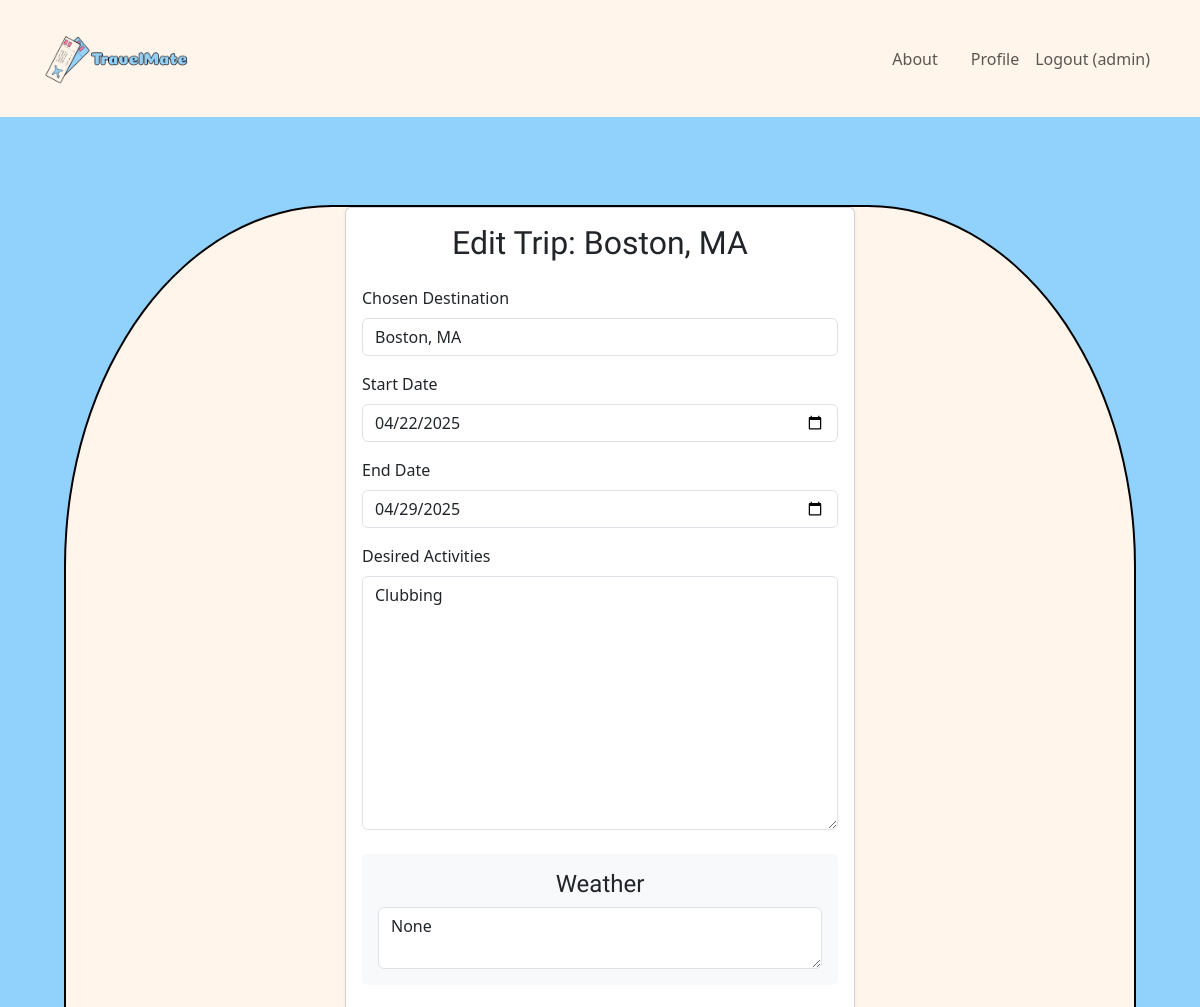
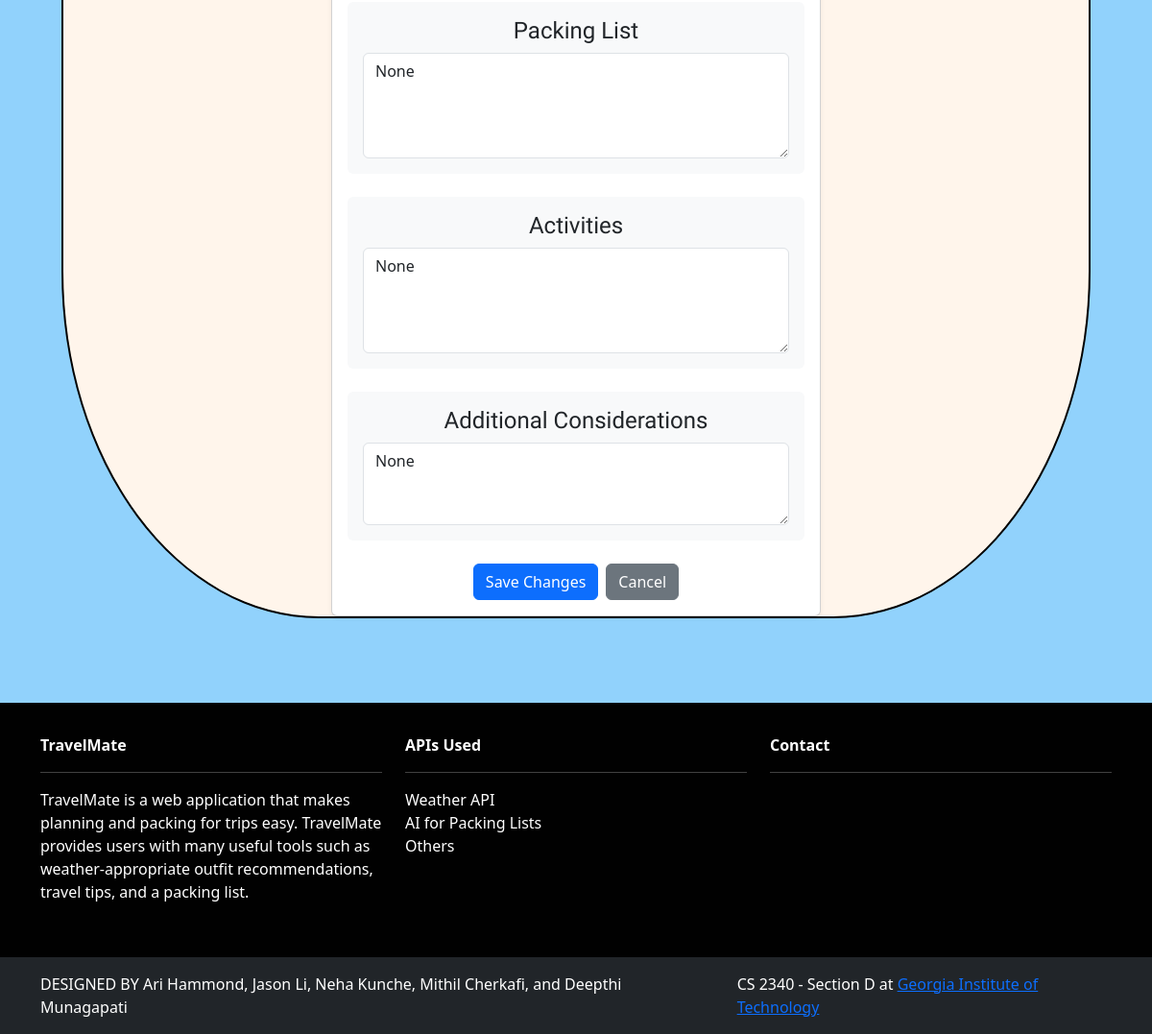
The page /trips/2/edit/ (signed in) on the database its author committed (2 pictures, top to bottom).
### trips/models.py (models this page shows, shortened)
class inputTrip(models.Model):
    created_at = models.DateTimeField(default=timezone.now)
    user = models.ForeignKey(User, null=True, on_delete=models.CASCADE)
    destination = models.CharField("Chosen Destination", max_length=200)
    start_date = models.DateField("Start Date")
    end_date = models.DateField("End Date")
    activities = models.TextField("Desired Activities", max_length=500)
    weather = models.TextField("Weather Info", blank=True, null=True)
    packing_list = models.TextField("Packing List", blank=True, null=True)
    activities_list = models.TextField("Activities List", blank=True, null=True)
    considerations = models.TextField("Additional Considerations", blank=True, null=True)
    class Meta:
        ordering = ['created_at']
        verbose_name = "Trip"
        verbose_name_plural = "Trips"

### trips/views.py (the view)
# urls.py: path('<int:trip_id>/edit/', views.edit_trip, name='edit_trip'),
@login_required
def edit_trip(request, trip_id):
    trip = get_object_or_404(inputTrip, id=trip_id, user=request.user)
    if request.method == 'POST':
        form = TripForm(request.POST, instance=trip)
        if form.is_valid():
            form.save()
            messages.success(request, 'Trip updated successfully!')
            return redirect('trips')  # adjust this to match your trip list url name
    else:
        form = TripForm(instance=trip)
    return render(request, 'trips/edit_trip.html', {'form': form, 'trip': trip})

### trips/forms.py
class TripForm(forms.ModelForm):
    class Meta:
        model = inputTrip
        fields = ['destination', 'start_date', 'end_date', 'activities',
                  'weather', 'packing_list', 'activities_list', 'considerations']
        widgets = {
            'start_date': forms.DateInput(attrs={'type': 'date'}),
            'end_date': forms.DateInput(attrs={'type': 'date'}),
        }

### trips/templatetags/form_tags.py (called while the page is built)
@register.filter(name='add_class')
def add_class(value, css_class):
    return value.as_widget(attrs={'class': css_class})

### trips/templates/trips/edit_trip.html (shortened to what this page needs)
{% extends 'base.html' %}
{% load static %}
{% load form_tags %}
{% block content %}
<div class="p-5 m-3">
    <div class="container">
        <div class="row justify-content-center my-4" id="edit-trip">
            <div class="col-md-6">
                <div class="card shadow-sm">
                    <div class="card-body">
                        <h2 class="card-title text-center coiny-regular mb-4">Edit Trip: {{ trip.destination }}</h2>
                        <form method="post">
                            <div class="mb-3">
                                <label for="id_destination" class="form-label">Chosen Destination</label>
                                {{ form.destination|add_class:"form-control" }}
                            </div>
                            <div class="mb-3">
                                <label for="id_start_date" class="form-label">Start Date</label>
                                {{ form.start_date|add_class:"form-control" }}
                            </div>
                            <div class="mb-3">
                                <label for="id_end_date" class="form-label">End Date</label>
                                {{ form.end_date|add_class:"form-control" }}
                            </div>
                            <div class="mb-3">
                                <label for="id_activities" class="form-label">Desired Activities</label>
                                {{ form.activities|add_class:"form-control" }}
                            </div>
                            <div class="my-4 p-3 bg-light rounded text-center">
                                <h4 class="coiny-regular">Weather</h4>
                                <textarea name="weather" class="form-control mt-2">{{ trip.weather }}</textarea>
                            </div>
                            <div class="my-4 p-3 bg-light rounded text-center">
                                <h4 class="coiny-regular">Packing List</h4>
                                <textarea name="packing_list" class="form-control mt-2" rows="4">{{ trip.packing_list }}</textarea>
                            </div>
                            <div class="my-4 p-3 bg-light rounded text-center">
                                <h4 class="coiny-regular">Activities</h4>
                                <textarea name="activities_list" class="form-control mt-2" rows="4">{{ trip.activities_list }}</textarea>
                            </div>
                            <div class="my-4 p-3 bg-light rounded text-center">
                                <h4 class="coiny-regular">Additional Considerations</h4>
                                <textarea name="considerations" class="form-control mt-2" rows="3">{{ trip.considerations }}</textarea>
                            </div>
                            <div class="d-flex justify-content-center gap-2">
                                <button type="submit" class="btn btn-primary">Save Changes</button>
                                <a href="{% url 'trips' %}" class="btn btn-secondary">Cancel</a>
                            </div>
                        </form>
                    </div>
                </div>
            </div>
        </div>
    </div>
</div>
{% endblock content %}

### travelmate/templates/base.html (shortened to what this page needs)
<!DOCTYPE html>
<html lang="en">
{% load static %}
<head>
    <link href="https://cdn.jsdelivr.net/npm/bootstrap@5.3.3/dist/css/bootstrap.min.css" rel="stylesheet">
    <link rel="stylesheet" type="text/css" href="{% static 'css/style.css' %}" />
</head>
<body class="d-flex flex-column min-vh-100" style="background-color: #91D2FC;">
    <nav class="p-3 navbar navbar-expand-lg">
        <div class="container">
            <a class="navbar-brand mx-0" href="{% url 'home.index' %}">
                <img src="{% static 'img/logo3.png' %}" alt="logo" height="75px" style="object-fit:fill;" />
            </a>
            <div class="collapse navbar-collapse" id="navbarNavAltMarkup">
                <div class="navbar-nav ms-auto navbar-ml">
                    <a class="nav-link" href="{% url 'home.about' %}">About</a>
                    {% if user.is_authenticated %}
                        <a class="nav-link" href="{% url 'accounts.profile' %}">Profile</a>
                        <a class="nav-link" href="{% url 'accounts.logout' %}">Logout ({{ user.username }})</a>
                    {% else %}
                        <a class="nav-link" href="{% url 'accounts.login' %}">Login</a>
                        <a class="nav-link" href="{% url 'accounts.signup' %}">Sign Up</a>
                    {% endif %}
                </div>
            </div>
        </div>
    </nav>
    <main class="flex-fill">
        {% block content %}
        {% endblock content %}
    </main>
    <section class="p-3 ms-footer d-none d-md-block">
        <div class="container">
            <div class="row mt-3 text-white">
                <div class="col-4 mx-auto mb-4">
                    <b>TravelMate</b>
                    <hr />
                    <p>TravelMate is a web application that makes planning and packing for trips easy. TravelMate provides users with many useful tools such as weather-appropriate outfit recommendations, travel tips, and a packing list.</p>
                </div>
                <div class="col-4 mx-auto mb-4">
                    <b>APIs Used</b>
                    <hr />
                    <a class="nav-link" href="#">Weather API</a>
                    <a class="nav-link" href="#">AI for Packing Lists</a>
                    <a class="nav-link" href="#">Others</a>
                </div>
                <div class="col-4 mx-auto mb-4">
                    <b>Contact</b>
                    <hr />
                </div>
            </div>
        </div>
    </section>
    <section class="p-3 ms-footer-bottom bg-dark mt-auto">
        <div class="container d-flex flex-column flex-md-row justify-content-between">
            <div class="me-5 text-white mb-2 mb-md-0">
                <span>DESIGNED BY Ari Hammond, Jason Li, Neha Kunche, Mithil Cherkafi, and Deepthi Munagapati</span>
            </div>
            <div class="text-white">
                <span>CS 2340 - Section D at <a href="https://www.gatech.edu" target="_blank">Georgia Institute of Technology</a></span>
            </div>
        </div>
    </section>
</body>
</html>

### travelmate/static/css/style.css (style rules this page uses)
* { --bckgrnd: #fff5eb; --main-color: #95d0f7; --dark: #010101; --accent: #fc79a8; }
.coiny-regular { font-family: "Coiny", sans-serif; font-weight: 400; font-style: normal; }
.navbar { background-color: var(--bckgrnd); }
body { background-color: var(--main-color); }
.ms-footer { background-color: var(--dark); }
#edit-trip { border: 2px solid var(--dark); border-radius: 25%; background-color: var(--bckgrnd); background-blend-mode: soft-light; }

### rows shown on the page
inputTrip: destination "Boston, MA", start_date "04/22/2025", end_date "04/29/2025", activities "Clubbing", weather "None", packing_list "None", activities_list "None", considerations "None"

### other values the page prints
{{ user.username }} "admin"
